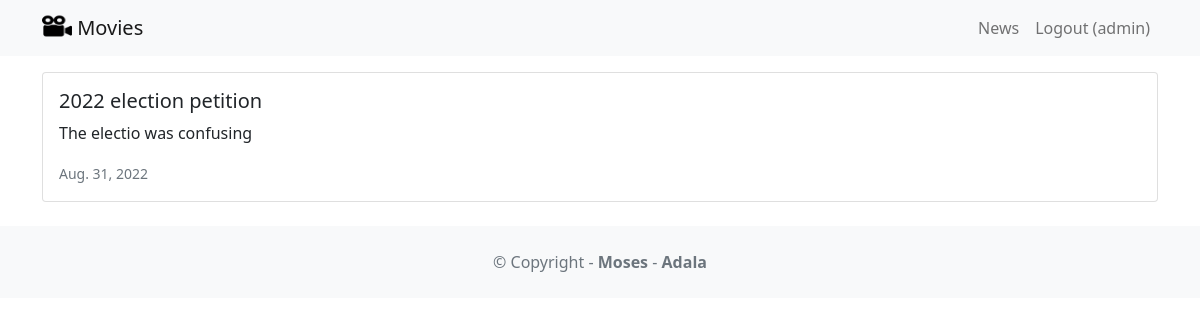
Page /news/ (signed in) on the committed database.
### news/models.py (models this page shows, shortened)
class News(models.Model):
    headline = models.CharField(max_length=200)
    body = models.TextField()
    date = models.DateField()

### news/views.py (the view)
# urls.py: path('news/', include('news.urls')),
def news(request):
    newss = News.objects.all().order_by('-date')
    return render(request, 'news.html', {'newss': newss})

### news/templates/news.html
{% extends 'base.html' %}
{% block content %}
{% for news in newss %}
<div class="card mb-3">
    <div class="row g-0">
        <div>
            <div class="card-body">
                <h5 class="card-title">{{ news.headline }}</h5>
                <p class="card-text">{{ news.body }}</p>
                <p class="card-text"><small class="text-muted">{{ news.date }}</small></p>
            </div>
        </div>
    </div>
</div>
{% endfor %}
{% endblock content %}

### moviereviews/templates/base.html (shortened to what this page needs)
<!DOCTYPE html>
<html>
<head>
<link href="https://cdn.jsdelivr.net/npm/bootstrap@5.1.1/dist/css/bootstrap.min.css" rel="stylesheet" />
</head>
<body>
    <nav class="navbar navbar-expand-lg navbar-light bg-light mb-3">
        <div class="container">
            <a class="navbar-brand" href="{% url 'home' %}">
                 {% load static %}
                 <img src="{% static 'images/video.png' %}" alt="" width="30" height="24" class="d-inline-block align-text-top">
                Movies
            </a>
        <div class="collapse navbar-collapse" id="navbarNavAltMarkup">
            <div class="navbar-nav ms-auto">
                <a class="nav-link" href="{% url 'news' %}">News</a>
                {% if user.is_authenticated %}
                    <a class="nav-link" href="{% url 'logoutaccount' %}">Logout ({{ user.username }})</a>
                {% else %}
                    <a class="nav-link" href="{% url 'loginaccount' %}" >Login</a>
                    <a class="nav-link" href="{% url 'signupaccount' %}">Sign Up</a>
                {% endif %}
            </div>
        </div>
        </div>
    </nav>
<div class="container">
    {% block content %}
    {% endblock content %}
</div>
<footer class="text-center text-lg-start bg-light text-muted mt-4">
<div class="text-center p-4">
© Copyright - <a class="text-reset fw-bold text-decoration-none" target="_blank" href="#">Moses</a> - <a class="text-reset fw-bold text-decoration-none" target="_blank" href="#">Adala</a>
</div>
</footer>
</body>
</html>

### rows in the picture
News: headline "2022 election petition", body "The electio was confusing", date "Aug. 31, 2022"

### other values in the picture
{{ user.username }} "admin"
